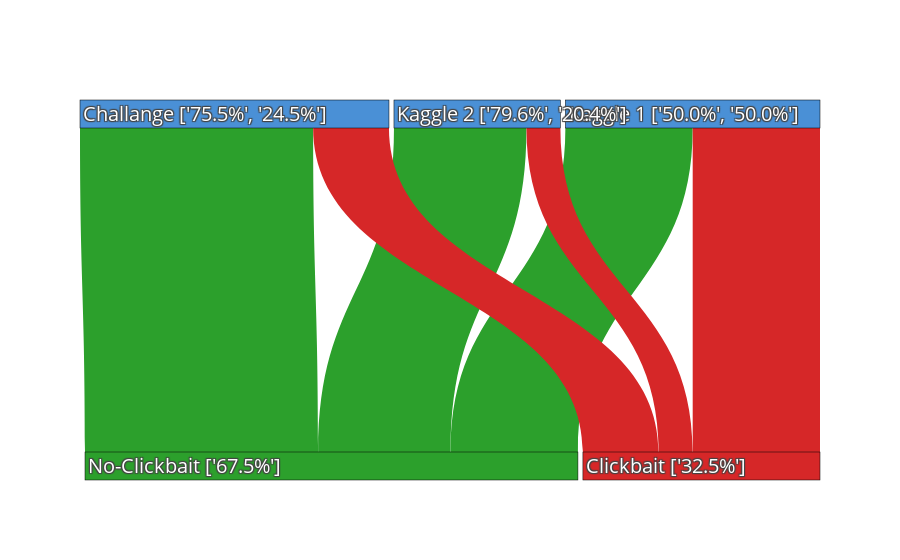

The cell this chart's notebook holds for it:
### Code cell
df_1["set"] = 1
df_2["set"] = 2
df_3["set"] = 3
df_temp = pd.concat([df_1, df_2, df_3])

labels, df_counts = calc_dist_by_set(df_temp)
plot_dist_by_set(labels, df_counts)

### Figure 1 — Plotly figure (JSON) as saved in the notebook; plotly's stock layout.template omitted (floating-point values rounded to 4 significant figures)
{"data": [{"link": {"color": ["#2ca02c", "#d62728", "#2ca02c", "#d62728", "#2ca02c", "#d62728"], "source": [0, 0, 1, 1, 2, 2], "target": [3, 4, 3, 4, 3, 4], "value": [16001, 15999, 16648, 4266, 29300, 9530]}, "node": {"color": ["#4a90d6", "#4a90d6", "#4a90d6", "#2ca02c", "#d62728"], "label": ["Kaggle 1 ['50.0%', '50.0%']", "Kaggle 2 ['79.6%', '20.4%']", "Challange ['75.5%', '24.5%']", "No-Clickbait ['67.5%']", "Clickbait ['32.5%']"], "line": {"color": "black", "width": 0.5}, "pad": 5, "thickness": 28}, "orientation": "v", "type": "sankey"}], "layout": {"font": {"color": "white", "size": 20}, "title": {"text": ""}}}
